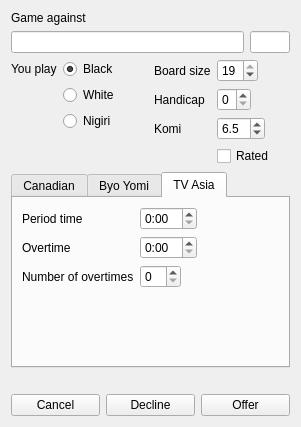
<?xml version="1.0" encoding="UTF-8"?>
<ui version="4.0">
 <class>GameDialog</class>
 <widget class="QWidget" name="GameDialog">
  <property name="geometry">
   <rect>
    <x>0</x>
    <y>0</y>
    <width>301</width>
    <height>427</height>
   </rect>
  </property>
  <property name="sizePolicy">
   <sizepolicy hsizetype="Fixed" vsizetype="Fixed">
    <horstretch>0</horstretch>
    <verstretch>0</verstretch>
   </sizepolicy>
  </property>
  <property name="windowTitle">
   <string>Form</string>
  </property>
  <property name="windowIcon">
   <iconset>
    <normaloff/>
   </iconset>
  </property>
  <layout class="QVBoxLayout" name="verticalLayout">
   <item>
    <layout class="QGridLayout" name="gridLayout">
     <item row="1" column="0">
      <widget class="QLineEdit" name="playerOpponentEdit">
       <property name="autoFillBackground">
        <bool>false</bool>
       </property>
       <property name="readOnly">
        <bool>true</bool>
       </property>
      </widget>
     </item>
     <item row="0" column="0">
      <widget class="QLabel" name="label_6">
       <property name="text">
        <string>Game against</string>
       </property>
      </widget>
     </item>
     <item row="1" column="1">
      <widget class="QLineEdit" name="playerOpponentRkEdit">
       <property name="sizePolicy">
        <sizepolicy hsizetype="Fixed" vsizetype="Fixed">
         <horstretch>0</horstretch>
         <verstretch>0</verstretch>
        </sizepolicy>
       </property>
       <property name="maximumSize">
        <size>
         <width>40</width>
         <height>16777215</height>
        </size>
       </property>
       <property name="readOnly">
        <bool>true</bool>
       </property>
      </widget>
     </item>
    </layout>
   </item>
   <item>
    <layout class="QHBoxLayout" name="horizontalLayout_2">
     <item>
      <layout class="QFormLayout" name="formLayout_7">
       <item row="0" column="0">
        <widget class="QLabel" name="label_7">
         <property name="text">
          <string>You play</string>
         </property>
        </widget>
       </item>
       <item row="0" column="1">
        <widget class="QRadioButton" name="play_black_button">
         <property name="text">
          <string>Black</string>
         </property>
         <property name="checked">
          <bool>true</bool>
         </property>
        </widget>
       </item>
       <item row="1" column="1">
        <widget class="QRadioButton" name="play_white_button">
         <property name="text">
          <string>White</string>
         </property>
        </widget>
       </item>
       <item row="2" column="1">
        <widget class="QRadioButton" name="play_nigiri_button">
         <property name="text">
          <string>Nigiri</string>
         </property>
        </widget>
       </item>
      </layout>
     </item>
     <item>
      <layout class="QFormLayout" name="formLayout_2">
       <property name="fieldGrowthPolicy">
        <enum>QFormLayout::ExpandingFieldsGrow</enum>
       </property>
       <item row="0" column="0">
        <widget class="QLabel" name="label_8">
         <property name="text">
          <string>Board size</string>
         </property>
        </widget>
       </item>
       <item row="0" column="1">
        <widget class="QSpinBox" name="boardSizeSpin">
         <property name="sizePolicy">
          <sizepolicy hsizetype="Fixed" vsizetype="Fixed">
           <horstretch>0</horstretch>
           <verstretch>0</verstretch>
          </sizepolicy>
         </property>
         <property name="minimum">
          <number>4</number>
         </property>
         <property name="maximum">
          <number>19</number>
         </property>
         <property name="value">
          <number>19</number>
         </property>
        </widget>
       </item>
       <item row="1" column="0">
        <widget class="QLabel" name="label_10">
         <property name="text">
          <string>Handicap</string>
         </property>
        </widget>
       </item>
       <item row="1" column="1">
        <widget class="QSpinBox" name="handicapSpin">
         <property name="sizePolicy">
          <sizepolicy hsizetype="Fixed" vsizetype="Fixed">
           <horstretch>0</horstretch>
           <verstretch>0</verstretch>
          </sizepolicy>
         </property>
         <property name="specialValueText">
          <string>0</string>
         </property>
         <property name="minimum">
          <number>1</number>
         </property>
         <property name="maximum">
          <number>9</number>
         </property>
         <property name="value">
          <number>1</number>
         </property>
        </widget>
       </item>
       <item row="2" column="0">
        <widget class="QLabel" name="label_9">
         <property name="text">
          <string>Komi</string>
         </property>
        </widget>
       </item>
       <item row="2" column="1">
        <widget class="QSpinBox" name="komiSpin">
         <property name="sizePolicy">
          <sizepolicy hsizetype="Fixed" vsizetype="Fixed">
           <horstretch>0</horstretch>
           <verstretch>0</verstretch>
          </sizepolicy>
         </property>
         <property name="readOnly">
          <bool>false</bool>
         </property>
         <property name="suffix">
          <string>.5</string>
         </property>
         <property name="minimum">
          <number>-9</number>
         </property>
         <property name="maximum">
          <number>9</number>
         </property>
         <property name="value">
          <number>6</number>
         </property>
        </widget>
       </item>
       <item row="3" column="1">
        <widget class="QCheckBox" name="ratedCB">
         <property name="text">
          <string>Rated</string>
         </property>
        </widget>
       </item>
      </layout>
     </item>
    </layout>
   </item>
   <item>
    <widget class="QTabWidget" name="timeTab">
     <property name="currentIndex">
      <number>2</number>
     </property>
     <widget class="QWidget" name="tab">
      <attribute name="title">
       <string>Canadian</string>
      </attribute>
      <layout class="QFormLayout" name="formLayout_4">
       <item row="0" column="0">
        <widget class="QLabel" name="label_16">
         <property name="text">
          <string>Main Time</string>
         </property>
        </widget>
       </item>
       <item row="0" column="1">
        <widget class="QTimeEdit" name="timeSpin">
         <property name="sizePolicy">
          <sizepolicy hsizetype="Fixed" vsizetype="Fixed">
           <horstretch>0</horstretch>
           <verstretch>0</verstretch>
          </sizepolicy>
         </property>
         <property name="displayFormat">
          <string>m:ss</string>
         </property>
        </widget>
       </item>
       <item row="1" column="0">
        <widget class="QLabel" name="label_15">
         <property name="text">
          <string>Time per stones</string>
         </property>
        </widget>
       </item>
       <item row="1" column="1">
        <widget class="QTimeEdit" name="stonesTimeSpin">
         <property name="sizePolicy">
          <sizepolicy hsizetype="Fixed" vsizetype="Fixed">
           <horstretch>0</horstretch>
           <verstretch>0</verstretch>
          </sizepolicy>
         </property>
         <property name="displayFormat">
          <string>m:ss</string>
         </property>
        </widget>
       </item>
       <item row="2" column="0">
        <widget class="QLabel" name="label_14">
         <property name="text">
          <string>Number of stones</string>
         </property>
        </widget>
       </item>
       <item row="2" column="1">
        <widget class="QSpinBox" name="stonesSpin">
         <property name="sizePolicy">
          <sizepolicy hsizetype="Fixed" vsizetype="Fixed">
           <horstretch>0</horstretch>
           <verstretch>0</verstretch>
          </sizepolicy>
         </property>
        </widget>
       </item>
      </layout>
     </widget>
     <widget class="QWidget" name="tab_2">
      <attribute name="title">
       <string>Byo Yomi</string>
      </attribute>
      <layout class="QFormLayout" name="formLayout_3">
       <property name="fieldGrowthPolicy">
        <enum>QFormLayout::ExpandingFieldsGrow</enum>
       </property>
       <property name="horizontalSpacing">
        <number>3</number>
       </property>
       <property name="verticalSpacing">
        <number>3</number>
       </property>
       <property name="margin">
        <number>3</number>
       </property>
       <item row="0" column="1">
        <widget class="QTimeEdit" name="BYTimeSpin">
         <property name="sizePolicy">
          <sizepolicy hsizetype="Fixed" vsizetype="Fixed">
           <horstretch>0</horstretch>
           <verstretch>0</verstretch>
          </sizepolicy>
         </property>
         <property name="displayFormat">
          <string>m:ss</string>
         </property>
        </widget>
       </item>
       <item row="1" column="0">
        <widget class="QLabel" name="label_4">
         <property name="text">
          <string>Period time</string>
         </property>
        </widget>
       </item>
       <item row="1" column="1">
        <widget class="QTimeEdit" name="BYPeriodTimeSpin">
         <property name="sizePolicy">
          <sizepolicy hsizetype="Fixed" vsizetype="Fixed">
           <horstretch>0</horstretch>
           <verstretch>0</verstretch>
          </sizepolicy>
         </property>
         <property name="displayFormat">
          <string>m:ss</string>
         </property>
        </widget>
       </item>
       <item row="2" column="0">
        <widget class="QLabel" name="label_5">
         <property name="text">
          <string>Number of periods</string>
         </property>
        </widget>
       </item>
       <item row="2" column="1">
        <widget class="QSpinBox" name="BYPeriodsSpin">
         <property name="sizePolicy">
          <sizepolicy hsizetype="Fixed" vsizetype="Fixed">
           <horstretch>0</horstretch>
           <verstretch>0</verstretch>
          </sizepolicy>
         </property>
        </widget>
       </item>
       <item row="0" column="0">
        <widget class="QLabel" name="label_3">
         <property name="text">
          <string>Main Time</string>
         </property>
        </widget>
       </item>
      </layout>
     </widget>
     <widget class="QWidget" name="tab_5">
      <attribute name="title">
       <string>TV Asia</string>
      </attribute>
      <layout class="QFormLayout" name="formLayout_5">
       <item row="0" column="0">
        <widget class="QLabel" name="label_19">
         <property name="text">
          <string>Period time</string>
         </property>
        </widget>
       </item>
       <item row="0" column="1">
        <widget class="QTimeEdit" name="ASIATimeSpin">
         <property name="sizePolicy">
          <sizepolicy hsizetype="Fixed" vsizetype="Fixed">
           <horstretch>0</horstretch>
           <verstretch>0</verstretch>
          </sizepolicy>
         </property>
         <property name="displayFormat">
          <string>m:ss</string>
         </property>
        </widget>
       </item>
       <item row="3" column="1">
        <widget class="QTimeEdit" name="ASIAPeriodTimeSpin">
         <property name="sizePolicy">
          <sizepolicy hsizetype="Fixed" vsizetype="Fixed">
           <horstretch>0</horstretch>
           <verstretch>0</verstretch>
          </sizepolicy>
         </property>
         <property name="displayFormat">
          <string>m:ss</string>
         </property>
        </widget>
       </item>
       <item row="6" column="0">
        <widget class="QLabel" name="label_17">
         <property name="text">
          <string>Number of overtimes</string>
         </property>
        </widget>
       </item>
       <item row="6" column="1">
        <widget class="QSpinBox" name="ASIAPeriodsSpin">
         <property name="sizePolicy">
          <sizepolicy hsizetype="Fixed" vsizetype="Fixed">
           <horstretch>0</horstretch>
           <verstretch>0</verstretch>
          </sizepolicy>
         </property>
        </widget>
       </item>
       <item row="3" column="0">
        <widget class="QLabel" name="label_18">
         <property name="text">
          <string>Overtime</string>
         </property>
        </widget>
       </item>
      </layout>
     </widget>
    </widget>
   </item>
   <item>
    <widget class="QLabel" name="refusedLabel">
     <property name="palette">
      <palette>
       <active>
        <colorrole role="WindowText">
         <brush brushstyle="SolidPattern">
          <color alpha="255">
           <red>255</red>
           <green>0</green>
           <blue>0</blue>
          </color>
         </brush>
        </colorrole>
        <colorrole role="Button">
         <brush brushstyle="SolidPattern">
          <color alpha="255">
           <red>220</red>
           <green>220</green>
           <blue>220</blue>
          </color>
         </brush>
        </colorrole>
        <colorrole role="Light">
         <brush brushstyle="SolidPattern">
          <color alpha="255">
           <red>255</red>
           <green>255</green>
           <blue>255</blue>
          </color>
         </brush>
        </colorrole>
        <colorrole role="Midlight">
         <brush brushstyle="SolidPattern">
          <color alpha="255">
           <red>237</red>
           <green>237</green>
           <blue>237</blue>
          </color>
         </brush>
        </colorrole>
        <colorrole role="Dark">
         <brush brushstyle="SolidPattern">
          <color alpha="255">
           <red>110</red>
           <green>110</green>
           <blue>110</blue>
          </color>
         </brush>
        </colorrole>
        <colorrole role="Mid">
         <brush brushstyle="SolidPattern">
          <color alpha="255">
           <red>147</red>
           <green>147</green>
           <blue>147</blue>
          </color>
         </brush>
        </colorrole>
        <colorrole role="Text">
         <brush brushstyle="SolidPattern">
          <color alpha="255">
           <red>0</red>
           <green>0</green>
           <blue>0</blue>
          </color>
         </brush>
        </colorrole>
        <colorrole role="BrightText">
         <brush brushstyle="SolidPattern">
          <color alpha="255">
           <red>255</red>
           <green>255</green>
           <blue>255</blue>
          </color>
         </brush>
        </colorrole>
        <colorrole role="ButtonText">
         <brush brushstyle="SolidPattern">
          <color alpha="255">
           <red>0</red>
           <green>0</green>
           <blue>0</blue>
          </color>
         </brush>
        </colorrole>
        <colorrole role="Base">
         <brush brushstyle="SolidPattern">
          <color alpha="255">
           <red>255</red>
           <green>255</green>
           <blue>255</blue>
          </color>
         </brush>
        </colorrole>
        <colorrole role="Window">
         <brush brushstyle="SolidPattern">
          <color alpha="255">
           <red>220</red>
           <green>220</green>
           <blue>220</blue>
          </color>
         </brush>
        </colorrole>
        <colorrole role="Shadow">
         <brush brushstyle="SolidPattern">
          <color alpha="255">
           <red>0</red>
           <green>0</green>
           <blue>0</blue>
          </color>
         </brush>
        </colorrole>
        <colorrole role="AlternateBase">
         <brush brushstyle="SolidPattern">
          <color alpha="255">
           <red>237</red>
           <green>237</green>
           <blue>237</blue>
          </color>
         </brush>
        </colorrole>
       </active>
       <inactive>
        <colorrole role="WindowText">
         <brush brushstyle="SolidPattern">
          <color alpha="255">
           <red>255</red>
           <green>0</green>
           <blue>0</blue>
          </color>
         </brush>
        </colorrole>
        <colorrole role="Button">
         <brush brushstyle="SolidPattern">
          <color alpha="255">
           <red>220</red>
           <green>220</green>
           <blue>220</blue>
          </color>
         </brush>
        </colorrole>
        <colorrole role="Light">
         <brush brushstyle="SolidPattern">
          <color alpha="255">
           <red>255</red>
           <green>255</green>
           <blue>255</blue>
          </color>
         </brush>
        </colorrole>
        <colorrole role="Midlight">
         <brush brushstyle="SolidPattern">
          <color alpha="255">
           <red>237</red>
           <green>237</green>
           <blue>237</blue>
          </color>
         </brush>
        </colorrole>
        <colorrole role="Dark">
         <brush brushstyle="SolidPattern">
          <color alpha="255">
           <red>110</red>
           <green>110</green>
           <blue>110</blue>
          </color>
         </brush>
        </colorrole>
        <colorrole role="Mid">
         <brush brushstyle="SolidPattern">
          <color alpha="255">
           <red>147</red>
           <green>147</green>
           <blue>147</blue>
          </color>
         </brush>
        </colorrole>
        <colorrole role="Text">
         <brush brushstyle="SolidPattern">
          <color alpha="255">
           <red>0</red>
           <green>0</green>
           <blue>0</blue>
          </color>
         </brush>
        </colorrole>
        <colorrole role="BrightText">
         <brush brushstyle="SolidPattern">
          <color alpha="255">
           <red>255</red>
           <green>255</green>
           <blue>255</blue>
          </color>
         </brush>
        </colorrole>
        <colorrole role="ButtonText">
         <brush brushstyle="SolidPattern">
          <color alpha="255">
           <red>0</red>
           <green>0</green>
           <blue>0</blue>
          </color>
         </brush>
        </colorrole>
        <colorrole role="Base">
         <brush brushstyle="SolidPattern">
          <color alpha="255">
           <red>255</red>
           <green>255</green>
           <blue>255</blue>
          </color>
         </brush>
        </colorrole>
        <colorrole role="Window">
         <brush brushstyle="SolidPattern">
          <color alpha="255">
           <red>220</red>
           <green>220</green>
           <blue>220</blue>
          </color>
         </brush>
        </colorrole>
        <colorrole role="Shadow">
         <brush brushstyle="SolidPattern">
          <color alpha="255">
           <red>0</red>
           <green>0</green>
           <blue>0</blue>
          </color>
         </brush>
        </colorrole>
        <colorrole role="AlternateBase">
         <brush brushstyle="SolidPattern">
          <color alpha="255">
           <red>237</red>
           <green>237</green>
           <blue>237</blue>
          </color>
         </brush>
        </colorrole>
       </inactive>
       <disabled>
        <colorrole role="WindowText">
         <brush brushstyle="SolidPattern">
          <color alpha="255">
           <red>110</red>
           <green>110</green>
           <blue>110</blue>
          </color>
         </brush>
        </colorrole>
        <colorrole role="Button">
         <brush brushstyle="SolidPattern">
          <color alpha="255">
           <red>220</red>
           <green>220</green>
           <blue>220</blue>
          </color>
         </brush>
        </colorrole>
        <colorrole role="Light">
         <brush brushstyle="SolidPattern">
          <color alpha="255">
           <red>255</red>
           <green>255</green>
           <blue>255</blue>
          </color>
         </brush>
        </colorrole>
        <colorrole role="Midlight">
         <brush brushstyle="SolidPattern">
          <color alpha="255">
           <red>237</red>
           <green>237</green>
           <blue>237</blue>
          </color>
         </brush>
        </colorrole>
        <colorrole role="Dark">
         <brush brushstyle="SolidPattern">
          <color alpha="255">
           <red>110</red>
           <green>110</green>
           <blue>110</blue>
          </color>
         </brush>
        </colorrole>
        <colorrole role="Mid">
         <brush brushstyle="SolidPattern">
          <color alpha="255">
           <red>147</red>
           <green>147</green>
           <blue>147</blue>
          </color>
         </brush>
        </colorrole>
        <colorrole role="Text">
         <brush brushstyle="SolidPattern">
          <color alpha="255">
           <red>110</red>
           <green>110</green>
           <blue>110</blue>
          </color>
         </brush>
        </colorrole>
        <colorrole role="BrightText">
         <brush brushstyle="SolidPattern">
          <color alpha="255">
           <red>255</red>
           <green>255</green>
           <blue>255</blue>
          </color>
         </brush>
        </colorrole>
        <colorrole role="ButtonText">
         <brush brushstyle="SolidPattern">
          <color alpha="255">
           <red>110</red>
           <green>110</green>
           <blue>110</blue>
          </color>
         </brush>
        </colorrole>
        <colorrole role="Base">
         <brush brushstyle="SolidPattern">
          <color alpha="255">
           <red>220</red>
           <green>220</green>
           <blue>220</blue>
          </color>
         </brush>
        </colorrole>
        <colorrole role="Window">
         <brush brushstyle="SolidPattern">
          <color alpha="255">
           <red>220</red>
           <green>220</green>
           <blue>220</blue>
          </color>
         </brush>
        </colorrole>
        <colorrole role="Shadow">
         <brush brushstyle="SolidPattern">
          <color alpha="255">
           <red>0</red>
           <green>0</green>
           <blue>0</blue>
          </color>
         </brush>
        </colorrole>
        <colorrole role="AlternateBase">
         <brush brushstyle="SolidPattern">
          <color alpha="255">
           <red>220</red>
           <green>220</green>
           <blue>220</blue>
          </color>
         </brush>
        </colorrole>
       </disabled>
      </palette>
     </property>
     <property name="font">
      <font>
       <weight>75</weight>
       <bold>true</bold>
      </font>
     </property>
     <property name="text">
      <string/>
     </property>
     <property name="alignment">
      <set>Qt::AlignCenter</set>
     </property>
    </widget>
   </item>
   <item>
    <layout class="QHBoxLayout" name="horizontalLayout_3">
     <item>
      <widget class="QPushButton" name="buttonCancel">
       <property name="text">
        <string>Cancel</string>
       </property>
      </widget>
     </item>
     <item>
      <widget class="QPushButton" name="buttonDecline">
       <property name="text">
        <string>Decline</string>
       </property>
      </widget>
     </item>
     <item>
      <widget class="QPushButton" name="buttonOffer">
       <property name="text">
        <string>Offer</string>
       </property>
       <property name="checkable">
        <bool>true</bool>
       </property>
       <property name="flat">
        <bool>false</bool>
       </property>
      </widget>
     </item>
    </layout>
   </item>
  </layout>
 </widget>
 <resources/>
 <connections/>
</ui>
